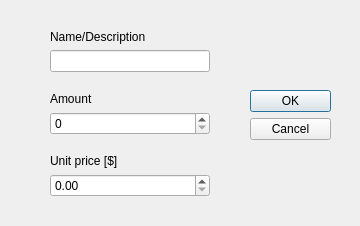
<?xml version="1.0" encoding="UTF-8"?>
<ui version="4.0">
 <class>AddPartsDialog</class>
 <widget class="QDialog" name="AddPartsDialog">
  <property name="geometry">
   <rect>
    <x>0</x>
    <y>0</y>
    <width>360</width>
    <height>226</height>
   </rect>
  </property>
  <property name="windowTitle">
   <string>Dialog</string>
  </property>
  <widget class="QDialogButtonBox" name="buttonBox">
   <property name="geometry">
    <rect>
     <x>250</x>
     <y>90</y>
     <width>81</width>
     <height>121</height>
    </rect>
   </property>
   <property name="orientation">
    <enum>Qt::Vertical</enum>
   </property>
   <property name="standardButtons">
    <set>QDialogButtonBox::Cancel|QDialogButtonBox::Ok</set>
   </property>
  </widget>
  <widget class="QWidget" name="verticalLayoutWidget_3">
   <property name="geometry">
    <rect>
     <x>50</x>
     <y>30</y>
     <width>160</width>
     <height>181</height>
    </rect>
   </property>
   <layout class="QVBoxLayout" name="verticalLayout_2">
    <item>
     <widget class="QLabel" name="Label_4">
      <property name="text">
       <string>Name/Description</string>
      </property>
     </widget>
    </item>
    <item>
     <widget class="QLineEdit" name="descriptionLineEdit"/>
    </item>
    <item>
     <spacer name="verticalSpacer_2">
      <property name="orientation">
       <enum>Qt::Vertical</enum>
      </property>
      <property name="sizeHint" stdset="0">
       <size>
        <width>20</width>
        <height>58</height>
       </size>
      </property>
     </spacer>
    </item>
    <item>
     <widget class="QLabel" name="Label">
      <property name="text">
       <string>Amount</string>
      </property>
     </widget>
    </item>
    <item>
     <widget class="QSpinBox" name="amountSpinBox"/>
    </item>
    <item>
     <spacer name="verticalSpacer_3">
      <property name="orientation">
       <enum>Qt::Vertical</enum>
      </property>
      <property name="sizeHint" stdset="0">
       <size>
        <width>20</width>
        <height>58</height>
       </size>
      </property>
     </spacer>
    </item>
    <item>
     <widget class="QLabel" name="Label_2">
      <property name="text">
       <string>Unit price [$]</string>
      </property>
     </widget>
    </item>
    <item>
     <widget class="QDoubleSpinBox" name="priceDoubleSpinBox"/>
    </item>
    <item>
     <spacer name="verticalSpacer_6">
      <property name="orientation">
       <enum>Qt::Vertical</enum>
      </property>
      <property name="sizeHint" stdset="0">
       <size>
        <width>20</width>
        <height>58</height>
       </size>
      </property>
     </spacer>
    </item>
   </layout>
  </widget>
 </widget>
 <resources/>
 <connections>
  <connection>
   <sender>buttonBox</sender>
   <signal>accepted()</signal>
   <receiver>AddPartsDialog</receiver>
   <slot>accept()</slot>
   <hints>
    <hint type="sourcelabel">
     <x>248</x>
     <y>254</y>
    </hint>
    <hint type="destinationlabel">
     <x>157</x>
     <y>274</y>
    </hint>
   </hints>
  </connection>
  <connection>
   <sender>buttonBox</sender>
   <signal>rejected()</signal>
   <receiver>AddPartsDialog</receiver>
   <slot>reject()</slot>
   <hints>
    <hint type="sourcelabel">
     <x>316</x>
     <y>260</y>
    </hint>
    <hint type="destinationlabel">
     <x>286</x>
     <y>274</y>
    </hint>
   </hints>
  </connection>
 </connections>
</ui>
